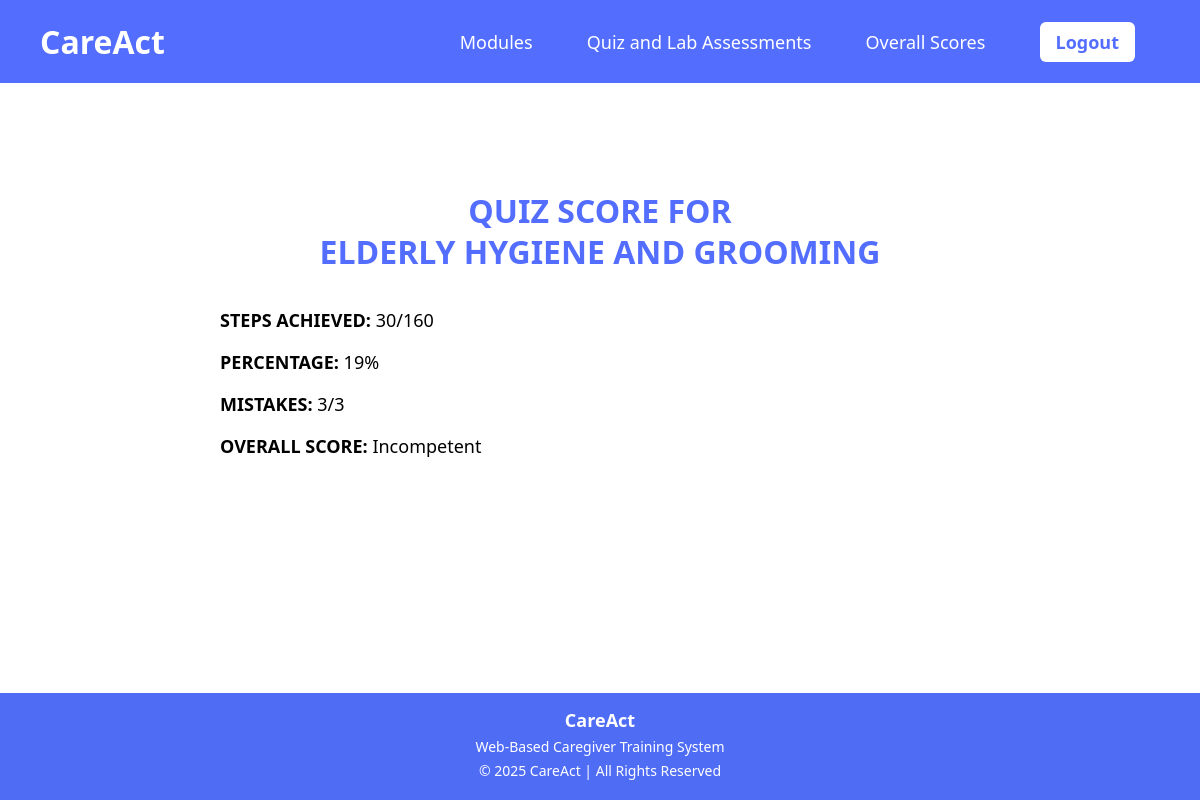
The app's page /hygienequizscore.php (signed in) with its own data.
### tables this page shows
CREATE TABLE `quiz_settings` (
  `quiz_id` varchar(50) NOT NULL,
  `quiz_label` varchar(255) NOT NULL,
  `score_redirect` varchar(255) NOT NULL COMMENT 'PHP file to redirect to after quiz',
  `timer_seconds` int(11) NOT NULL DEFAULT 600,
  `steps_per_q` int(11) NOT NULL DEFAULT 10,
  `max_mistakes` int(11) NOT NULL DEFAULT 3
);

CREATE TABLE `quiz_scores` (
  `id` int(11) NOT NULL,
  `user_id` int(11) NOT NULL,
  `quiz_name` varchar(50) NOT NULL,
  `steps` int(11) DEFAULT NULL,
  `total_steps` int(11) DEFAULT NULL,
  `percentage` int(11) DEFAULT NULL,
  `mistakes` int(11) DEFAULT NULL,
  `status` varchar(20) DEFAULT NULL,
  `created_at` timestamp NOT NULL DEFAULT current_timestamp(),
  `updated_at` timestamp NULL DEFAULT current_timestamp() ON UPDATE current_timestamp()
);

### hygienequizscore.php (the view, shortened to what this page needs)
<?php
include "db.php";
$user_id = $_SESSION['user_id'];
$qs = mysqli_fetch_assoc(mysqli_query($conn,
    "SELECT quiz_label, max_mistakes FROM quiz_settings WHERE quiz_id = 'hygiene'"));
$quizLabel   = $qs ? htmlspecialchars($qs['quiz_label']) : 'Elderly Hygiene and Grooming - Quiz';
$maxMistakes = $qs ? (int)$qs['max_mistakes'] : 3;
$stmt = mysqli_prepare($conn,
    "SELECT * FROM quiz_scores WHERE user_id=? AND quiz_name='hygiene'
     ORDER BY id DESC LIMIT 1");
mysqli_stmt_bind_param($stmt, "i", $user_id);
mysqli_stmt_execute($stmt);
$score = mysqli_fetch_assoc(mysqli_stmt_get_result($stmt));
?>
<!DOCTYPE html>
<html lang="en">
<head>
</head>
<body>
<header>
  <div class="logo">CareAct</div>
  <nav>
    <a href="modules.php">Modules</a>
    <a href="quizandlab.php">Quiz and Lab Assessments</a>
    <a href="scores.php">Overall Scores</a>
    <a href="logout.php" class="logout">Logout</a>
  </nav>
</header>
<div class="main">
  <h2 class="title">QUIZ SCORE FOR<br>
    <?php echo strtoupper(str_replace(' - Quiz', '', $quizLabel)); ?>
  </h2>
  <p><b>STEPS ACHIEVED:</b>
    <?php echo $score['steps'] . "/" . $score['total_steps']; ?></p>
  <p><b>PERCENTAGE:</b>
    <?php echo $score['percentage']; ?>%</p>
  <p><b>MISTAKES:</b>
    <?php echo $score['mistakes']; ?>/<?php echo $maxMistakes; ?></p>
  <p><b>OVERALL SCORE:</b>
    <?php echo $score['status']; ?></p>
</div>
<footer>
  <h3>CareAct</h3>
  <p>Web-Based Caregiver Training System</p>
  <p>© 2025 CareAct | All Rights Reserved</p>
</footer>
</body>
</html>

### hygienequizscore.php (style rules this page uses)
:root { --primary: #536dfe; }
* { font-family: "Segoe UI", sans-serif; box-sizing: border-box; }
body { margin: 0; display: flex; flex-direction: column; min-height: 100vh; }
header { background: var(--primary); color: white; padding: 20px 40px; display: flex; align-items: center; justify-content: space-between; }
.logo { font-size: 32px; font-weight: bold; }
nav a { color: white; text-decoration: none; margin: 0 25px; font-size: 18px; font-weight: 500; }
.logout { background: white; color: var(--primary); padding: 8px 16px; border-radius: 6px; font-weight: bold; }
.main { max-width: 800px; margin: 80px auto; flex: 1; width: 100%; padding: 0 20px; }
.title { color: var(--primary); font-size: 32px; font-weight: bold; margin-bottom: 35px; line-height: 1.3; text-align: center; }
p { font-size: 18px; margin: 18px 0; text-align: left; }
footer { background: #4f6cf5; color: white; text-align: center; padding: 15px 20px; margin-top: auto; }
footer h3 { margin: 0; font-size: 18px; }
footer p { margin: 5px 0; font-size: 14px; text-align: center; }

### records on screen
quiz_settings: quiz_label "ELDERLY HYGIENE AND GROOMING", max_mistakes "3"
quiz_scores: steps "30", total_steps "160", percentage "19", mistakes "3", status "Incompetent"
